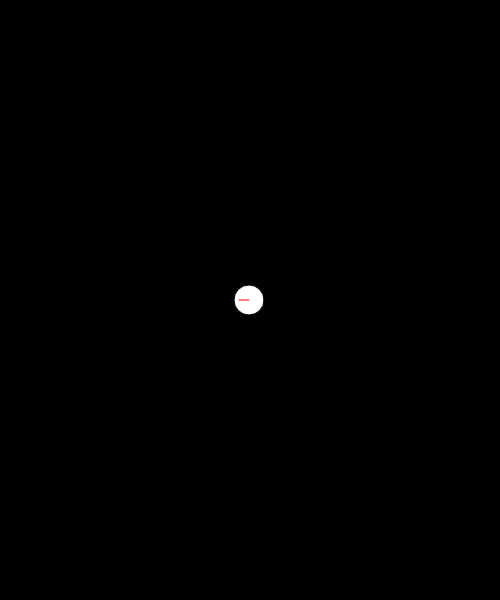
Frame 1 (no input)
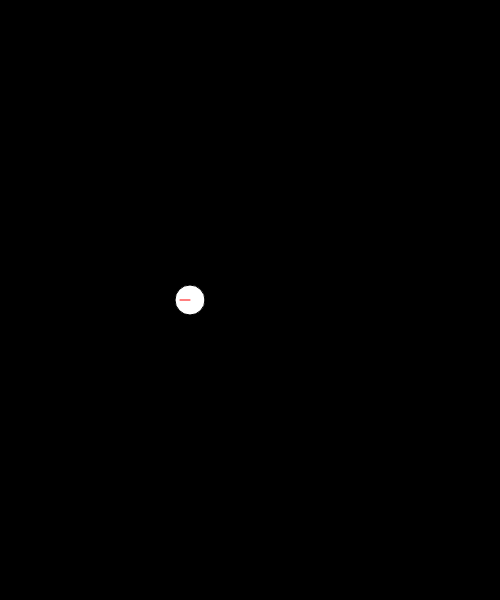
Frame 60 (no input)
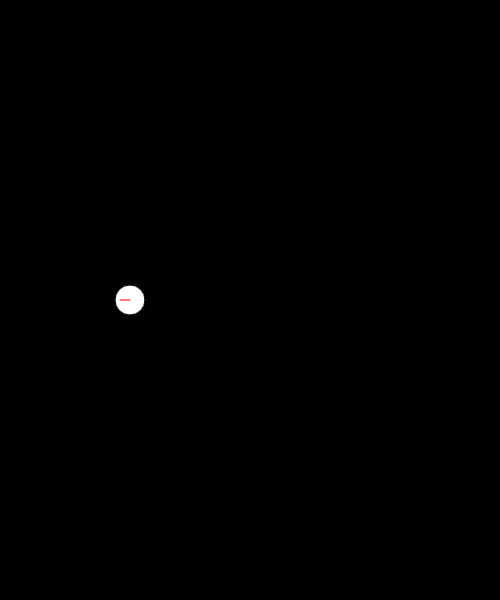
Frame 120 (the mouse pressed at the canvas centre since frame 60)

The p5.js sketch that drew these frames (run headless with seeded random() and noise() and a simulated clock; from frame 60 on, the mouse is pressed at the canvas centre):

// p5.js sketch
// ── sketch.js
// IMA NYU Shanghai
// The Nature of Code
// MOQN
// Sep 21 2017


"use strict";

var c;

function setup() {
  createCanvas(500, 600);
  c = new Circle(width / 2, height / 2);
}

function draw() {
  background(0);

  var angle = c.vel.heading(); // check this out!

  // steering?
  if (keyIsPressed) {
    var force = createVector();
    if (keyCode == LEFT_ARROW) {
      force = p5.Vector.fromAngle(radians(-90) + angle);
    } else if (keyCode == RIGHT_ARROW) {
      force = p5.Vector.fromAngle(radians(90) + angle);
    }
    force.mult(0.1);
    c.applyForce(force);
  }

  c.update();
  c.checkEdges();
  c.display();
}


class Circle {
  constructor(x, y) {
    this.pos = createVector(x, y);
    this.vel = createVector(-1, 0);
    this.acc = createVector();
  }
  update() {
    this.vel.add(this.acc);
    this.pos.add(this.vel);
    this.acc.mult(0);
  }
  applyForce(force) {
    this.acc.add(force); // force accumulation!
  }
  checkEdges() {
    if (this.pos.x < 0) {
      this.pos.x = width;
    } else if (this.pos.x > width) {
      this.pos.x = 0;
    }
    if (this.pos.y < 0) {
      this.pos.y = height;
    } else if (this.pos.y > height) {
      this.pos.y = 0;
    }
  }
  display() {
    push();
    translate(this.pos.x, this.pos.y);

    // draw the circle
    fill(255);
    ellipse(0, 0, 30, 30);

    // draw the velocity vector
    stroke(255, 0, 0);
    line(0, 0, this.vel.x * 10, this.vel.y * 10);

    pop();
  }
}
